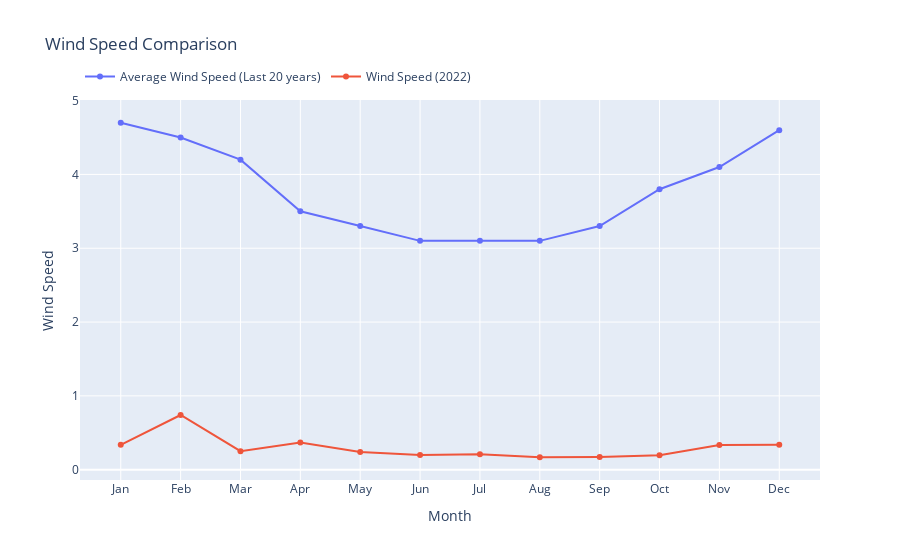

Notebook source saved alongside this figure:
### Code cell
import plotly.graph_objects as go

months = ["Jan", "Feb", "Mar", "Apr", "May", "Jun", "Jul", "Aug", "Sep", "Oct", "Nov", "Dec"]

# Create trace for the average wind speed over the last 20 years
trace1 = go.Scatter(
    x=months,
    y=avg_wind_speed_Uccle,
    mode='markers+lines',
    name='Average Wind Speed (Last 20 years)'
)

# Create trace for the wind speed in 2022
trace2 = go.Scatter(
    x=months,
    y=avg_wind,
    mode='markers+lines',
    name='Wind Speed (2022)'
)

# Create layout
layout = go.Layout(
    title='Wind Speed Comparison - Less wind in the city?',
    xaxis=dict(title='Month'),
    yaxis=dict(title='Wind Speed'),
    hovermode='closest',
    legend=dict(orientation='h', y=1.1, yanchor='top')
)

# Create figure and add traces
fig = go.Figure(data=[trace1, trace2], layout=layout)

# Display the figure
fig.show()

### Figure 1 — Plotly figure (JSON) as saved in the notebook; plotly's stock layout.template omitted (floating-point values rounded to 4 significant figures)
{"data": [{"mode": "markers+lines", "name": "Average Wind Speed (Last 20 years)", "type": "scatter", "x": ["Jan", "Feb", "Mar", "Apr", "May", "Jun", "Jul", "Aug", "Sep", "Oct", "Nov", "Dec"], "y": [4.7, 4.5, 4.2, 3.5, 3.3, 3.1, 3.1, 3.1, 3.3, 3.8, 4.1, 4.6]}, {"mode": "markers+lines", "name": "Wind Speed (2022)", "type": "scatter", "x": ["Jan", "Feb", "Mar", "Apr", "May", "Jun", "Jul", "Aug", "Sep", "Oct", "Nov", "Dec"], "y": [0.3365, 0.7407, 0.2507, 0.3693, 0.2405, 0.1981, 0.2077, 0.1685, 0.1728, 0.1949, 0.3353, 0.3388]}], "layout": {"hovermode": "closest", "legend": {"orientation": "h", "y": 1.1, "yanchor": "top"}, "title": {"text": "Wind Speed Comparison"}, "xaxis": {"title": {"text": "Month"}}, "yaxis": {"title": {"text": "Wind Speed"}}}}
